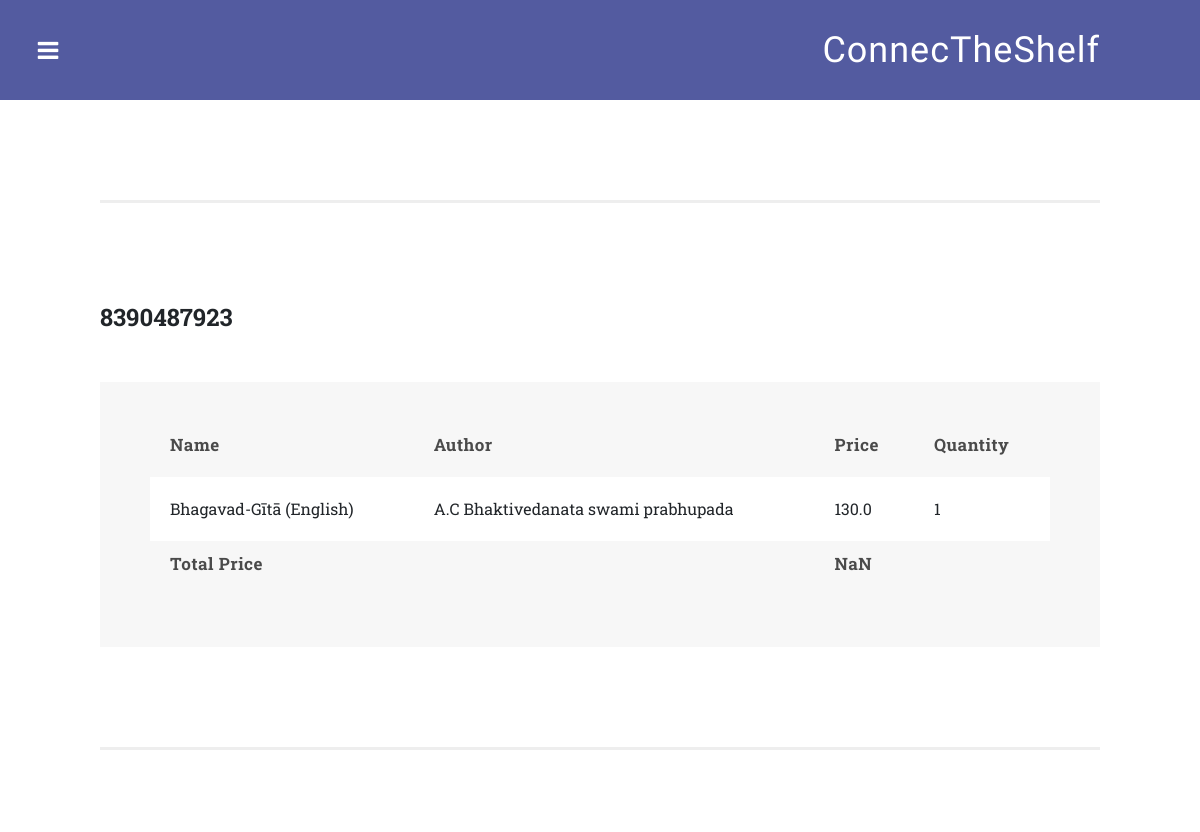
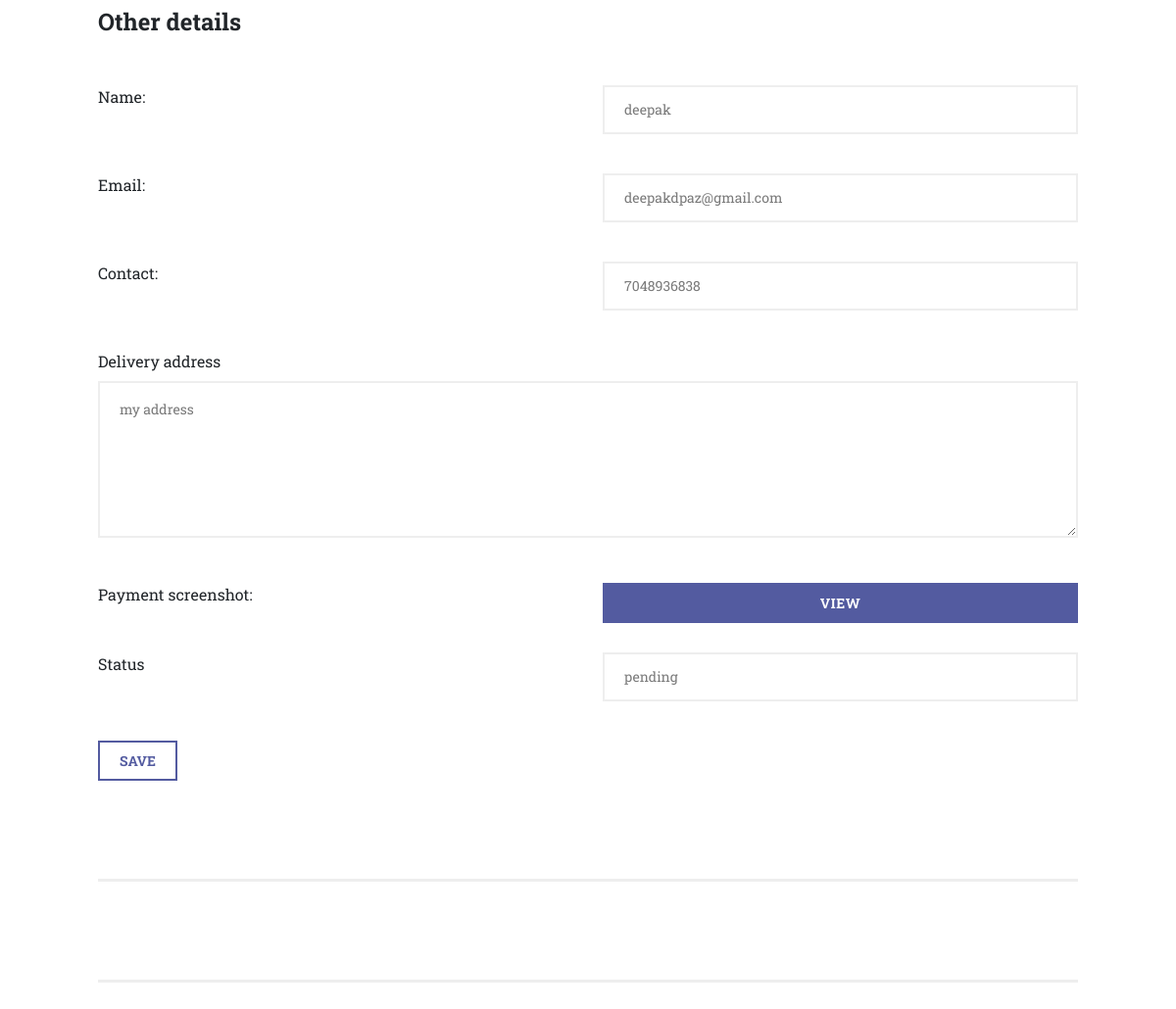
The page /distributor/vieworders/8390487923 (signed in) on the database its author committed (2 pictures, top to bottom).
### distributor/models.py (models this page shows, shortened)
class orderbook(models.Model):
    orderId=models.ForeignKey(orderreader,on_delete=models.CASCADE)
    bookid=models.ForeignKey(Book,on_delete=models.CASCADE)
    quantity=models.IntegerField(default=1)

class Book(models.Model):
    username=models.ForeignKey(Distributor,on_delete=models.CASCADE)
    name=models.CharField(max_length=50)
    author=models.CharField(max_length=50)
    photo=models.ImageField(upload_to='books')
    book_type=models.CharField(max_length=15)
    category=models.TextField()
    rating=models.FloatField(default=3)

class orderreader(models.Model):
    orderId=models.CharField(max_length=60)
    distributor=models.ForeignKey(Distributor,on_delete=models.CASCADE)
    reader=models.ForeignKey(Reader,on_delete=models.CASCADE)
    tme=models.DateTimeField()
    status=models.CharField(max_length=15)
    deliveryaddress=models.TextField()

### reader/models.py (models this page shows, shortened)
class Reader(models.Model):
    username=models.CharField(max_length=15)
    password=models.CharField(max_length=15)
    name=models.CharField(max_length=25)
    email=models.CharField(max_length=50)
    contact=models.CharField(max_length=15)
    address=models.TextField(null=True,blank=True)
    age=models.IntegerField(default=12)

### distributor/views.py (the view, shortened to what this page needs)
# urls.py: path('vieworders/<str:orderId>',views.vieworders_id,name='distributor_view_orders_id')
def vieworders_id(request,orderId):
    if(request.method=='GET'):
        if('distributor' in request.session):
            if(request.session['distributor'].lower()!='cts'):
                user=Distributor.objects.filter(username=request.session['distributor']).first()
                order=orderreader.objects.filter(orderId=orderId).first()
                bks=orderbook.objects.filter(orderId=order)
                for bk in bks:
                    price=Buybook.objects.filter(username=user,name=bk.bookid.name).first()
                    bk.price=price.price
                ncd=nocod.objects.filter(orderId=order).first()
                params={'actions':actions,'type':'distributor','orderId':orderId,'orders':bks,'order':order,'url':ncd.screenshot}
                return render(request,'distributor/vieworderother.html',params)

### templates/distributor/vieworderother.html (shortened to what this page needs)
{% extends 'base.html' %} {% block body %}
<section class="main-banner">
    <section class="tables">
        <div class="container-fluid">
            <div class="row">
                <div class="col-md-12">
                    <div class="section-heading">
                        <h2>{{orderId}}</h2>
                    </div>
                    <div class="default-table">
                        <table class='ordertable'>
                            <thead>
                                <tr>
                                    <th>Name</th>
                                    <th>Author</th>
                                    <th>Price</th>
                                    <th>Quantity</th>
                                </tr>
                            </thead>
                            <tbody>
                                {% for ord in orders %}
                                <tr>
                                    <td>{{ord.bookid.name}}</td>
                                    <td>{{ord.bookid.author}}</td>
                                    <td class="price">{{ord.price}}</td>
                                    <td class="quantity">{{ord.quantity}}</td>
                                </tr>
                                {% endfor %}
                            </tbody>
                            <thead>
                                <tr>
                                    <th colspan='2'>Total price</th>
                                    <th id='totalprice'>0</th>
                                </tr>
                            </thead>
                        </table>
                    </div>
                </div>
            </div>
        </div>
    </section>
    <section class="forms">
        <div class="container-fluid">
            <div class="row">
                <div class="col-md-12">
                    <div class="section-heading">
                        <h2>Other details</h2>
                    </div>
                    <form id="orderform" action="/distributor/vieworders" method="post">
                        <div class="row">
                            <div class="col-md-6">
                                <fieldset>
                                    <label>Name:</label>
                                </fieldset>
                            </div>
                            <div class="col-md-6">
                                <fieldset>
                                    <input type="text" value="{{order.reader.name}}" readonly>
                                </fieldset>
                            </div>
                            <div class="col-md-6">
                                <fieldset>
                                    <label>Email:</label>
                                </fieldset>
                            </div>
                            <div class="col-md-6">
                                <fieldset>
                                    <input type="text" value="{{order.reader.email}}" readonly>
                                </fieldset>
                            </div>
                            <div class="col-md-6">
                                <fieldset>
                                    <label>Contact:</label>
                                </fieldset>
                            </div>
                            <div class="col-md-6">
                                <fieldset>
                                    <input type="text" value="{{order.reader.contact}}" readonly>
                                </fieldset>
                            </div>
                            <div class="col-md-12 col-sm-12 ">
                                <fieldset>
                                    <label for="address">Delivery address</label>
                                </fieldset>
                            </div>
                            <div class="col-12 ">
                                <textarea id="address" placeholder="Delivery address" rows="6" readonly>{{order.deliveryaddress}}</textarea>
                            </div>
                            <div class="col-md-6">
                                <fieldset>
                                    <label for="photo">Payment screenshot:</label>
                                </fieldset>
                            </div>
                            <div class="col-md-6">
                                <fieldset>
                                    <div class="filled-rectangle-button">
                                        <a href="/media/{{url}}" target="_blank">View</a>
                                    </div>
                                </fieldset>
                            </div>
                            <div class="col-md-6">
                                <fieldset>
                                    <label for="status">Status</label>
                                </fieldset>
                            </div>
                            <div class="col-md-6">
                                <fieldset>
                                    <input type="text" name='status' value="{{order.status}}">
                                </fieldset>
                            </div>
                            <div class="col-md-12 ">
                                <button type="submit" id="form-submit" class="button">Save</button>
                            </div>
                        </div>
                    </form>
                </div>
            </div>
        </div>
    </section>
</section>
{% endblock %}

### static/assets/css/templatemo-style.css (style rules this page uses)
body { font-family: 'Roboto Slab', sans-serif; }
input, select, textarea { outline: none; }
.primary-button a, button { font-size: 14px; font-weight: 700; text-transform: uppercase; background-color: transparent; display: inline-block; padding: 8px 20px; color: #535ba0; border: 2px solid #535ba0; transition: all 0.5s; }
section { border-bottom: 3px solid #eee; padding-bottom: 100px; }
.main-banner .container-fluid { padding-left: 0px; padding-right: 0px; }
section.tables { margin-top: 80px; border-top: 3px solid #eee!important; padding-top: 100px; }
section.tables .container-fluid { padding-left: 0px; padding-right: 0px; }
.default-table { -webkit-overflow-scrolling: touch; overflow-x: auto; background-color: #f7f7f7; padding: 50px; }
table { width: 100%; }
table tbody tr { border-left: 0; border-right: 0; border-bottom: 10px solid #f7f7f7; }
table td { padding: 20px; }
table th { padding: 0px 20px 20px 20px; font-size: 17px; font-weight: 700; letter-spacing: 0.5px; text-align: left; text-transform: capitalize; }
table tbody tr { background-color: #e7e7e7; }
table tbody tr:nth-child(2n+1) { background-color: #fff; }
table th { color: #4a4a4a; }
section.forms { margin-top: 90px; }
section.forms .container-fluid { padding-left: 0px; padding-right: 0px; }
.forms input, .forms select { font-size: 14px; color: #7a7a7a; width: 100%; height: 50px; border-radius: 0px; border: 2px solid #eee; outline: none; padding-left: 20px; line-height: 50px; margin-bottom: 40px; }
.forms textarea { font-size: 14px; color: #7a7a7a; width: 100%; height: 160px; max-height: 220px; border-radius: 0px; border: 2px solid #eee; outline: none; padding-left: 20px; line-height: 50px; margin-bottom: 40px; }
.filled-rectangle-button { margin-bottom: 30px; }
.filled-rectangle-button a { font-size: 14px; font-weight: 700; text-transform: uppercase; display: inline-block; padding: 8px; width: 100%; text-align: center; letter-spacing: 0.5px; color: #fff; border: 2px solid #535ba0; transition: all 0.5s; background-color: rgba(83, 91, 160, 1); }
.section-heading h2 { margin-top: 0px; font-size: 24px; font-weight: 700; margin-bottom: 50px; }

### rows shown on the page
orderbook: bookid.name "Bhagavad-Gītā (English)", bookid.author "A.C Bhaktivedanata swami prabhupada", price "130.0", quantity "1"
orderreader: reader.name "deepak", reader.email "deepakdpaz@gmail.com", reader.contact "7048936838", deliveryaddress "my address", status "pending"

### other values the page prints
{{ orderId }} "8390487923"
